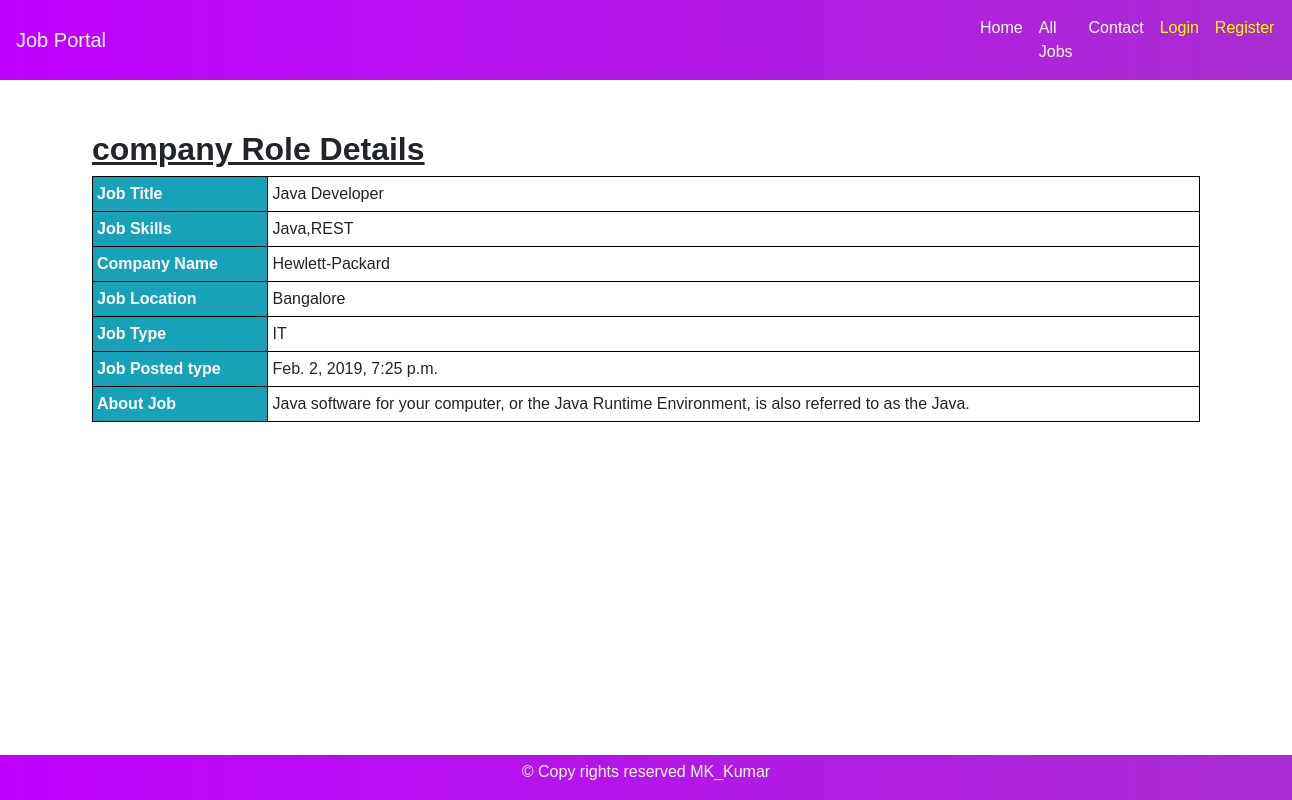
Screenshot of /job_details/2 with the database file from the repository.
### jobs/models.py (models this page shows, shortened)
class Job(models.Model):
	title = models.CharField(max_length=100)
	skills = models.CharField(max_length=100)
	company = models.CharField(max_length=100)
	location = models.CharField(max_length=100)
	jobtype = models.CharField(max_length=100)
	posteddate = models.DateTimeField(auto_now_add=True)
	aboutjob = models.CharField(max_length=100)
	image = models.FileField(upload_to ='media' )

### jobs/views.py (the view)
# urls.py: path('job_details/<int:pk>',views.job_details,name='details'),
def job_details(request,pk):
	jl = Job.objects.filter(pk=pk)
	context = {
	'jl':jl
	}
	return render(request,'details.html',context)

### templates/details.html (shortened to what this page needs)
{% extends 'base.html' %}
{% load static %}
{% block content %}
<div class='container home_container x'>
	<h2><b><u>company Role Details</u></b></h2>
	<table style="width:100%">
	{% for j in jl %}
  <tr>
    <th class='p-1 mb-2 bg-info text-white'>Job Title</th>
    <td>{{j.title}}</td>
  </tr>
  <tr>
    <th class='p-1 mb-2 bg-info text-white'>Job Skills</th>
    <td>{{j.skills}}</td>
  </tr>
  <tr>
    <th class='p-1 mb-2 bg-info text-white'>Company Name</th>
    <td>{{j.company}}</td>
  </tr>
   <tr>
    <th class='p-1 mb-2 bg-info text-white'>Job Location</th>
    <td>{{j.location}}</td>
  </tr>
  <tr>
    <th class='p-1 mb-2 bg-info text-white'>Job Type</th>
    <td>{{j.jobtype}}</td>
  </tr>
  <tr>
    <th class='p-1 mb-2 bg-info text-white'>Job Posted type</th>
     <td>{{j.posteddate}}</td>
  </tr>
    <tr>
    <th class='p-1 mb-2 bg-info text-white'>About Job</th>
    <td>{{j.aboutjob}}</td>
  </tr>
  {% endfor %}
</table>
</div>
{% endblock %}

### static/css/base.css (style rules this page uses)
* { margin: 0px; padding: 0px; }
body { font-family: sans-serif; }
.home_container { padding-top: 30px; }

### static/css/login.css (style rules this page uses)
body { font-family: Arial, Helvetica, sans-serif; }
.container { padding: 16px; }

### templates/details.html (style rules this page uses)
table, th, td { border: 1px solid black; border-collapse: collapse; }
th, td { padding: 5px; text-align: left; }
.x { padding-top: 50px; }

### rows the page displays
Job: title "Java Developer", skills "Java,REST", company "Hewlett-Packard", location "Bangalore", jobtype "IT", posteddate "Feb. 2, 2019, 7:25 p.m.", aboutjob "Java software for your computer, or the Java Runtime Environment, is also referred to as the Java."
